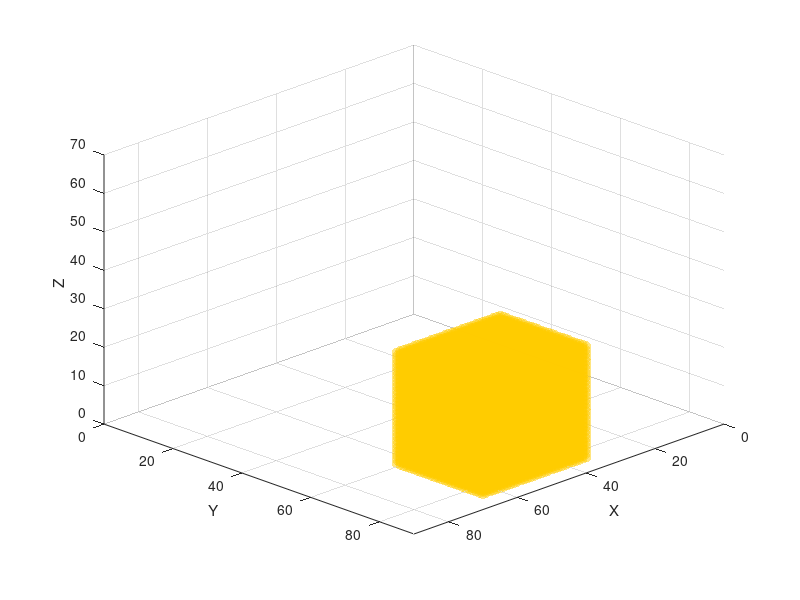

Recreate this plot in MATLAB. (Note: this script raises an error after producing the figure.)
%% Map dimensions (MAKE SURE THEY ARE THE SAME AS THE MAP CREATOR)
mapSizeX = 90; mapSizeY = 90; mapSizeZ = 70;
mapSize = [mapSizeX, mapSizeY, mapSizeZ];

%% Generate ROI and Object positions
% We store environment state in this matrix with this values:
% ---- 0 = free | 1= Occupied | 2 = unexplored | 3 = Frontier | 4 = ROI | 
% ---- 5 = Object
voxelStates = 2*ones(mapSize);

%% DEFINE ROI SETTINGS
voxelStates(35:65, 60:85, 1:30) = 4;

%% DEFINE OBJECTIVE LOCATION
objectX=48; objectY=80; objectZ=3;

% Define the object value
objectValue = 5;
% Compute 3x3x3 block centered on the object position
for dx = -1:1
    for dy = -1:1
        for dz = -1:1
            x = objectX + dx;
            y = objectY + dy;
            z = objectZ + dz;

            % Check bounds before assigning
            if x >= 1 && x <= size(voxelStates,1) && ...
               y >= 1 && y <= size(voxelStates,2) && ...
               z >= 1 && z <= size(voxelStates,3)
                voxelStates(x,y,z) = objectValue;
            end
        end
    end
end

figure;             
hold on; 
axis([0 mapSize(1) 0 mapSize(2) 0 mapSize(3)]);
grid on;
xlabel('X'); ylabel('Y'); zlabel('Z');


[rx, ry, rz] = ind2sub(size(voxelStates), find(voxelStates == 4));
scatter3(rx-0.5, ry-0.5, rz-0.5, 50, [1, 0.8, 0], 'filled', 'MarkerFaceAlpha', 0.5);

[gx, gy, gz] = ind2sub(size(voxelStates), find(voxelStates == 5));
scatter3(gx-0.5, gy-0.5, gz-0.5, 50, [0.6, 0.2, 0.8], 'filled', 'MarkerFaceAlpha', 1);

view(135, 30);

%% Save Voxel Initial States Matrix
save('../../Maps_ROI_Object_Situations/LivingRoom_1_situations/LivingRoom_1_voxelStates_2.mat','voxelStates');
disp('saved voxelStates')
